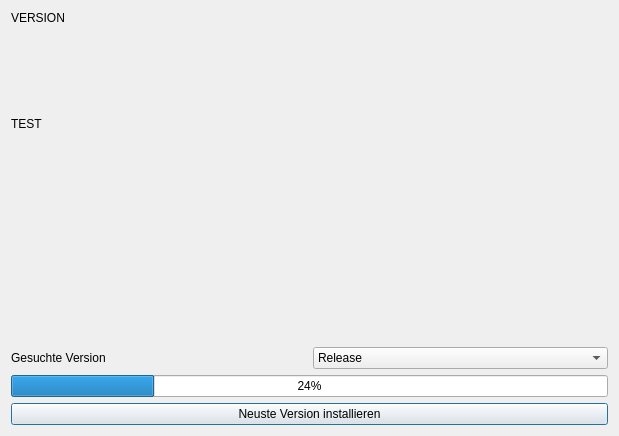
<?xml version="1.0" encoding="UTF-8"?>
<ui version="4.0">
 <class>UpdateChecker</class>
 <widget class="QDialog" name="UpdateChecker">
  <property name="geometry">
   <rect>
    <x>0</x>
    <y>0</y>
    <width>619</width>
    <height>436</height>
   </rect>
  </property>
  <property name="windowTitle">
   <string>Dialog</string>
  </property>
  <layout class="QVBoxLayout" name="verticalLayout">
   <item>
    <widget class="QLabel" name="text">
     <property name="sizePolicy">
      <sizepolicy hsizetype="Expanding" vsizetype="Expanding">
       <horstretch>0</horstretch>
       <verstretch>0</verstretch>
      </sizepolicy>
     </property>
     <property name="text">
      <string>&lt;html&gt;&lt;head/&gt;&lt;body&gt;&lt;p&gt;VERSION&lt;/p&gt;&lt;p&gt;&lt;br/&gt;&lt;/p&gt;&lt;p&gt;&lt;br/&gt;&lt;/p&gt;&lt;p&gt;TEST&lt;br/&gt;&lt;/p&gt;&lt;/body&gt;&lt;/html&gt;</string>
     </property>
     <property name="alignment">
      <set>Qt::AlignLeading|Qt::AlignLeft|Qt::AlignTop</set>
     </property>
    </widget>
   </item>
   <item>
    <layout class="QHBoxLayout" name="horizontalLayout">
     <item>
      <widget class="QLabel" name="label_3">
       <property name="text">
        <string>Gesuchte Version</string>
       </property>
      </widget>
     </item>
     <item>
      <widget class="QComboBox" name="comboBox">
       <item>
        <property name="text">
         <string>Release</string>
        </property>
       </item>
          <item>
              <property name="text">
                  <string>Development</string>
              </property>
          </item>
      </widget>
     </item>
    </layout>
   </item>
      <item>
          <widget class="QProgressBar" name="download_progress">
              <property name="enabled">
                  <bool>true</bool>
              </property>
              <property name="value">
                  <number>24</number>
              </property>
          </widget>
      </item>
      <item>
          <widget class="QPushButton" name="install_update_button">
              <property name="text">
                  <string>Neuste Version installieren</string>
              </property>
          </widget>
      </item>
  </layout>
 </widget>
 <resources/>
 <connections/>
</ui>
